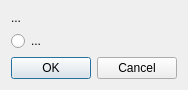
<?xml version="1.0" encoding="UTF-8"?>
<ui version="4.0">
 <class>ChoiceDialogClass</class>
 <widget class="QDialog" name="ChoiceDialogClass">
  <property name="geometry">
   <rect>
    <x>0</x>
    <y>0</y>
    <width>174</width>
    <height>86</height>
   </rect>
  </property>
  <property name="windowTitle">
   <string>Dialog</string>
  </property>
  <layout class="QVBoxLayout" name="verticalLayout_2">
   <item>
    <widget class="QWidget" name="optionsWidget" native="true">
     <layout class="QVBoxLayout" name="optionsLayout">
      <property name="margin">
       <number>0</number>
      </property>
      <item>
       <widget class="QLabel" name="textLabel">
        <property name="text">
         <string notr="true">...</string>
        </property>
       </widget>
      </item>
      <item>
       <widget class="QRadioButton" name="firstChoiceInput">
        <property name="text">
         <string>...</string>
        </property>
       </widget>
      </item>
     </layout>
    </widget>
   </item>
   <item>
    <spacer name="verticalSpacer_2">
     <property name="orientation">
      <enum>Qt::Vertical</enum>
     </property>
     <property name="sizeHint" stdset="0">
      <size>
       <width>20</width>
       <height>13</height>
      </size>
     </property>
    </spacer>
   </item>
   <item>
    <widget class="QDialogButtonBox" name="buttonBox">
     <property name="orientation">
      <enum>Qt::Horizontal</enum>
     </property>
     <property name="standardButtons">
      <set>QDialogButtonBox::Cancel|QDialogButtonBox::Ok</set>
     </property>
    </widget>
   </item>
  </layout>
 </widget>
 <resources/>
 <connections>
  <connection>
   <sender>buttonBox</sender>
   <signal>accepted()</signal>
   <receiver>ChoiceDialogClass</receiver>
   <slot>accept()</slot>
   <hints>
    <hint type="sourcelabel">
     <x>227</x>
     <y>81</y>
    </hint>
    <hint type="destinationlabel">
     <x>157</x>
     <y>98</y>
    </hint>
   </hints>
  </connection>
  <connection>
   <sender>buttonBox</sender>
   <signal>rejected()</signal>
   <receiver>ChoiceDialogClass</receiver>
   <slot>reject()</slot>
   <hints>
    <hint type="sourcelabel">
     <x>269</x>
     <y>87</y>
    </hint>
    <hint type="destinationlabel">
     <x>278</x>
     <y>98</y>
    </hint>
   </hints>
  </connection>
 </connections>
</ui>
